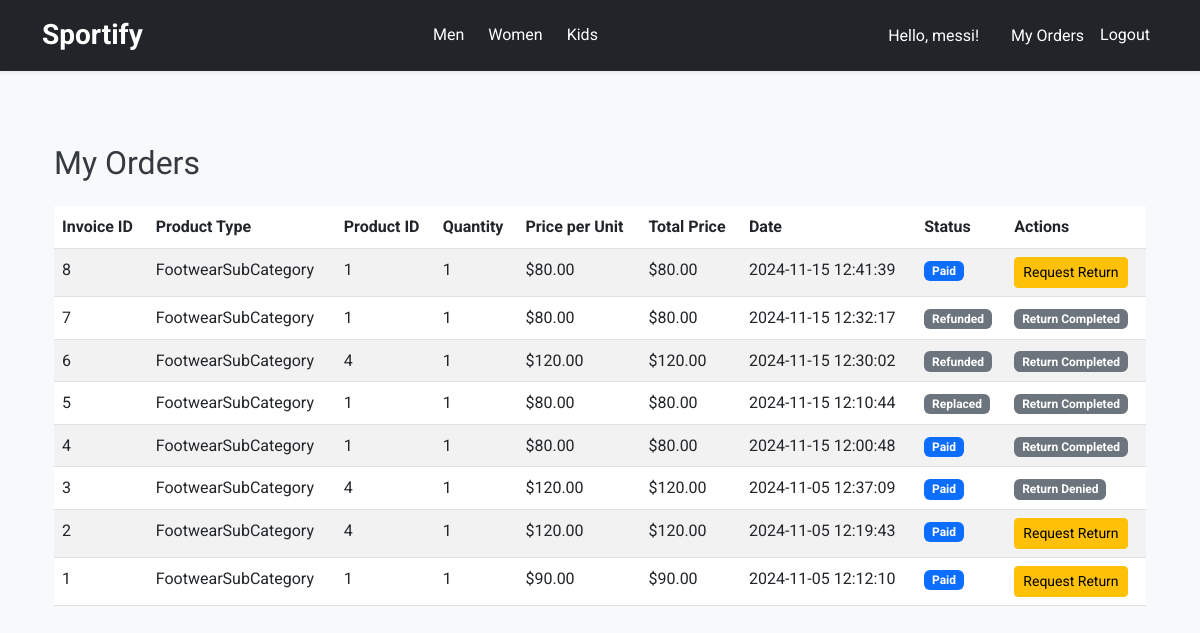
/my_orders (signed in), run on the app's committed database.
### models.py (models this page shows, shortened)
class User(db.Model,UserMixin):
    __tablename__ = 'users'
    uid = db.Column(db.Integer, primary_key=True)
    username = db.Column(db.String, nullable=False)
    password = db.Column(db.String, nullable=False)
    role = db.Column(db.String)
    description = db.Column(db.String)

class Invoice(db.Model):
    __tablename__ = 'invoices'
    invoice_id = db.Column(db.Integer, primary_key=True)
    user_id = db.Column(db.Integer, db.ForeignKey('users.uid'), nullable=False)
    product_id = db.Column(db.Integer, nullable=False)
    product_type = db.Column(db.String, nullable=False)
    quantity = db.Column(db.Integer, nullable=False)
    date = db.Column(db.DateTime, nullable=False, default=datetime.utcnow)
    price = db.Column(db.Float, nullable=False)
    total_price = db.Column(db.Float, nullable=False)  # **New Field**
    status = db.Column(db.String, nullable=False)
    user = db.relationship('User', backref='invoices')

class ReturnRequest(db.Model):
    __tablename__ = 'return_requests'
    id = db.Column(db.Integer, primary_key=True)
    invoice_id = db.Column(db.Integer, db.ForeignKey('invoices.invoice_id'), nullable=False)
    user_id = db.Column(db.Integer, db.ForeignKey('users.uid'), nullable=False)
    product_id = db.Column(db.Integer, nullable=False)
    product_type = db.Column(db.String, nullable=False)
    reason = db.Column(db.String, nullable=False)
    request_date = db.Column(db.DateTime, nullable=False, default=datetime.utcnow)
    status = db.Column(db.String, nullable=False, default='Pending')  # Possible statuses: Pending, Approved, Denied, Completed
    refund_amount = db.Column(db.Float, nullable=True)
    replacement_product_id = db.Column(db.Integer, nullable=True)
    quantity = db.Column(db.Integer, nullable=False, default=1)  # **New Field**
    user = db.relationship('User', backref='return_requests')
    invoice = db.relationship('Invoice', backref='return_requests')

### routes.py (the view)
    @app.route("/my_orders", methods=["GET"])
    @login_required
    def view_orders():
        invoices = Invoice.query.filter_by(user_id=current_user.uid).order_by(Invoice.date.desc()).all()
        invoices_with_returns = []
        for invoice in invoices:
            return_request = ReturnRequest.query.filter_by(invoice_id=invoice.invoice_id).first()
            invoices_with_returns.append({
                'invoice': invoice,
                'return_request': return_request
            })
        return render_template("my_orders.html", invoices_with_returns=invoices_with_returns)

### app.py (called while the page is built)
def create_app():
    app = Flask(__name__, template_folder='templates')
    csrf = CSRFProtect(app)
    app.config['SQLALCHEMY_DATABASE_URI'] = 'sqlite:///C:/Users/jad/Desktop/503m-project/front-end-503m/dbapplication/testdb.db'
    app.secret_key = 'Some Key'
    app.config['SECRET_KEY'] = 'tQa$L5Cu6^*yu"V'
    app.secret_key = app.config['SECRET_KEY']
    db.init_app(app)
    CORS(app, supports_credentials=True)
    login_manager = LoginManager()
    login_manager.init_app(app)
    secret_key = app.secret_key
    bcrypt = Bcrypt(app)
    from models import User
    @login_manager.user_loader
    def load_user(uid):
        return User.query.get(uid)
    bcrypt = Bcrypt(app)
    from routes import register_routes
    register_routes(app, db, bcrypt)
    migrate = Migrate(app, db)
    return app

### templates/my_orders.html (shortened to what this page needs)
{% extends "base.html" %} {% block title %}My Orders - Sportify{% endblock %} {%
block content %}
<section class="my-orders py-5">
  <div class="container">
    <h2 class="mb-4">My Orders</h2>
    <div class="table-responsive">
      <table class="table table-striped">
        <thead>
          <tr>
            <th>Invoice ID</th>
            <th>Product Type</th>
            <th>Product ID</th>
            <th>Quantity</th>
            <th>Price per Unit</th>
            <th>Total Price</th>
            <th>Date</th>
            <th>Status</th>
            <th>Actions</th>
          </tr>
        </thead>
        <tbody>
          {% for item in invoices_with_returns %} {% set invoice = item.invoice
          %} {% set return_request = item.return_request %}
          <tr>
            <td>{{ invoice.invoice_id }}</td>
            <td>{{ invoice.product_type }}</td>
            <td>{{ invoice.product_id }}</td>
            <td>{{ invoice.quantity }}</td>
            <td>${{ "{:.2f}".format(invoice.price) }}</td>
            <td>${{ "{:.2f}".format(invoice.total_price) }}</td>
            <td>{{ invoice.date.strftime('%Y-%m-%d %H:%M:%S') }}</td>
            <td>
              {% if invoice.status == "Paid" %}
              <span class="badge bg-primary">{{ invoice.status }}</span>
              {% elif invoice.status == "Shipped" %}
              <span class="badge bg-info">{{ invoice.status }}</span>
              {% elif invoice.status == "Delivered" %}
              <span class="badge bg-success">{{ invoice.status }}</span>
              {% elif invoice.status == "Cancelled" %}
              <span class="badge bg-danger">{{ invoice.status }}</span>
              {% else %}
              <span class="badge bg-secondary">{{ invoice.status }}</span>
              {% endif %}
            </td>
            <td>
              {% if not return_request %} {% if invoice.status in ["Paid",
              "Shipped"] %}
              <a
                href="{{ url_for('request_return', invoice_id=invoice.invoice_id) }}"
                class="btn btn-sm btn-warning"
              >
                Request Return
              </a>
              {% else %} N/A {% endif %} {% elif return_request.status ==
              "Pending" %}
              <span class="badge bg-warning">Return Pending</span>
              {% elif return_request.status in ["Approved", "Denied",
              "Completed"] %}
              <span class="badge bg-secondary"
                >Return {{ return_request.status }}</span
              >
              {% endif %}
            </td>
          </tr>
          {% endfor %}
        </tbody>
      </table>
    </div>
  </div>
</section>
{% endblock %}

### templates/base.html (shortened to what this page needs)
<!DOCTYPE html>
<html lang="en">
  <head>
    <link
      href="https://cdn.jsdelivr.net/npm/bootstrap@5.3.0/dist/css/bootstrap.min.css"
      rel="stylesheet"
    />
    <link
      rel="stylesheet"
      href="https://cdnjs.cloudflare.com/ajax/libs/font-awesome/6.4.0/css/all.min.css"
    />
    <link
      rel="stylesheet"
      href="{{ url_for('static', filename='css/styles.css') }}"
    />
  </head>
  <body>
    <nav
      class="navbar navbar-expand-lg navbar-dark bg-dark fixed-top shadow-sm"
    >
      <div class="container">
        <a class="navbar-brand fw-bold" href="{{ url_for('index') }}"
          >Sportify</a
        >
        <div class="collapse navbar-collapse" id="navbarNav">
          <ul class="navbar-nav mx-auto mb-2 mb-lg-0">
            <li class="nav-item">
              <a
                class="nav-link btn btn-outline-light btn-sm me-2"
                href="{{ url_for('men') }}"
                >Men</a
              >
            </li>
            <li class="nav-item">
              <a
                class="nav-link btn btn-outline-light btn-sm me-2"
                href="{{ url_for('women') }}"
                >Women</a
              >
            </li>
            <li class="nav-item">
              <a
                class="nav-link btn btn-outline-light btn-sm me-2"
                href="{{ url_for('kids') }}"
                >Kids</a
              >
            </li>
          </ul>
          <ul class="navbar-nav align-items-center">
            {% if current_user.is_authenticated %}
            <li class="nav-item me-3">
              <a class="nav-link" href="#"
                >Hello, {{ current_user.username }}!</a
              >
            </li>
            <li class="nav-item">
              <a class="nav-link" href="{{ url_for('view_orders') }}"
                >My Orders</a
              >
            </li>
            <li class="nav-item">
              <a
                class="nav-link btn btn-outline-light btn-sm"
                href="{{ url_for('logout') }}"
                >Logout</a
              >
            </li>
            {% endif %}
          </ul>
        </div>
      </div>
    </nav>
    <div class="container mt-5 pt-5">
      {% block content %}{% endblock %}
    </div>
  </body>
</html>

### static/css/styles.css (style rules this page uses)
body { font-family: 'Roboto', sans-serif; background-color: #f8f9fa; color: #343a40; line-height: 1.6; }
h1, h2, h3, h4, h5, h6 { font-family: 'Oswald', sans-serif; color: #343a40; }
.navbar { font-size: 1rem; }
.navbar-brand { font-size: 1.75rem; font-weight: 700; }
.nav-link { font-size: 1rem; color: #ffffff !important; }
.nav-link.btn { border-radius: 20px; padding: 0.5rem 1rem; }
.shadow-sm { box-shadow: 0 .125rem .25rem rgba(0,0,0,.075)!important; }

### data on the page
User: username "messi"
Invoice: invoice_id "8", product_type "FootwearSubCategory", product_id "1", quantity "1", price "80.00", total_price "80.00", date "2024-11-15 12:41:39", status "Paid"
Invoice: invoice_id "7", product_type "FootwearSubCategory", product_id "1", quantity "1", price "80.00", total_price "80.00", date "2024-11-15 12:32:17", status "Refunded"
ReturnRequest: status "Completed"
Invoice: invoice_id "6", product_type "FootwearSubCategory", product_id "4", quantity "1", price "120.00", total_price "120.00", date "2024-11-15 12:30:02", status "Refunded"
ReturnRequest: status "Completed"
Invoice: invoice_id "5", product_type "FootwearSubCategory", product_id "1", quantity "1", price "80.00", total_price "80.00", date "2024-11-15 12:10:44", status "Replaced"
ReturnRequest: status "Completed"
Invoice: invoice_id "4", product_type "FootwearSubCategory", product_id "1", quantity "1", price "80.00", total_price "80.00", date "2024-11-15 12:00:48", status "Paid"
ReturnRequest: status "Completed"
Invoice: invoice_id "3", product_type "FootwearSubCategory", product_id "4", quantity "1", price "120.00", total_price "120.00", date "2024-11-05 12:37:09", status "Paid"
ReturnRequest: status "Denied"
Invoice: invoice_id "2", product_type "FootwearSubCategory", product_id "4", quantity "1", price "120.00", total_price "120.00", date "2024-11-05 12:19:43", status "Paid"
Invoice: invoice_id "1", product_type "FootwearSubCategory", product_id "1", quantity "1", price "90.00", total_price "90.00", date "2024-11-05 12:12:10", status "Paid"
